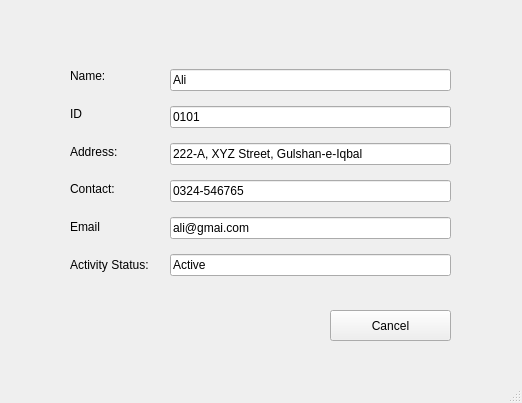
<?xml version="1.0" encoding="UTF-8"?>
<ui version="4.0">
 <class>MainWindow</class>
 <widget class="QMainWindow" name="MainWindow">
  <property name="geometry">
   <rect>
    <x>0</x>
    <y>0</y>
    <width>522</width>
    <height>403</height>
   </rect>
  </property>
  <property name="windowTitle">
   <string>MainWindow</string>
  </property>
  <widget class="QWidget" name="centralwidget">
   <widget class="QWidget" name="layoutWidget">
    <property name="geometry">
     <rect>
      <x>170</x>
      <y>60</y>
      <width>281</width>
      <height>231</height>
     </rect>
    </property>
    <layout class="QVBoxLayout" name="verticalLayout">
     <item>
      <widget class="QLineEdit" name="titleLineedit">
       <property name="text">
        <string>Ali</string>
       </property>
      </widget>
     </item>
     <item>
      <widget class="QLineEdit" name="titleLineedit_2">
       <property name="text">
        <string>0101</string>
       </property>
      </widget>
     </item>
     <item>
      <widget class="QLineEdit" name="lineEdit">
       <property name="text">
        <string>222-A, XYZ Street, Gulshan-e-Iqbal</string>
       </property>
      </widget>
     </item>
     <item>
      <widget class="QLineEdit" name="lineEdit_2">
       <property name="text">
        <string>0324-546765</string>
       </property>
      </widget>
     </item>
     <item>
      <widget class="QLineEdit" name="lineEdit_3">
       <property name="text">
        <string>ali@gmai.com</string>
       </property>
      </widget>
     </item>
     <item>
      <widget class="QLineEdit" name="lineEdit_4">
       <property name="text">
        <string>Active</string>
       </property>
      </widget>
     </item>
    </layout>
   </widget>
   <widget class="QWidget" name="layoutWidget">
    <property name="geometry">
     <rect>
      <x>70</x>
      <y>60</y>
      <width>87</width>
      <height>221</height>
     </rect>
    </property>
    <layout class="QVBoxLayout" name="verticalLayout_2">
     <item>
      <widget class="QLabel" name="label">
       <property name="text">
        <string>Name:</string>
       </property>
      </widget>
     </item>
     <item>
      <widget class="QLabel" name="label_2">
       <property name="text">
        <string>ID</string>
       </property>
      </widget>
     </item>
     <item>
      <widget class="QLabel" name="label_4">
       <property name="text">
        <string>Address:</string>
       </property>
       <property name="alignment">
        <set>Qt::AlignLeading|Qt::AlignLeft|Qt::AlignVCenter</set>
       </property>
      </widget>
     </item>
     <item>
      <widget class="QLabel" name="label_5">
       <property name="text">
        <string>Contact:</string>
       </property>
      </widget>
     </item>
     <item>
      <widget class="QLabel" name="label_6">
       <property name="text">
        <string>Email</string>
       </property>
      </widget>
     </item>
     <item>
      <widget class="QLabel" name="label_7">
       <property name="text">
        <string>Activity Status:</string>
       </property>
      </widget>
     </item>
    </layout>
   </widget>
   <widget class="QPushButton" name="viewButton_5">
    <property name="geometry">
     <rect>
      <x>330</x>
      <y>310</y>
      <width>121</width>
      <height>31</height>
     </rect>
    </property>
    <property name="text">
     <string>Cancel</string>
    </property>
   </widget>
  </widget>
  <widget class="QMenuBar" name="menubar">
   <property name="geometry">
    <rect>
     <x>0</x>
     <y>0</y>
     <width>522</width>
     <height>26</height>
    </rect>
   </property>
  </widget>
  <widget class="QStatusBar" name="statusbar"/>
 </widget>
 <resources/>
 <connections/>
</ui>
